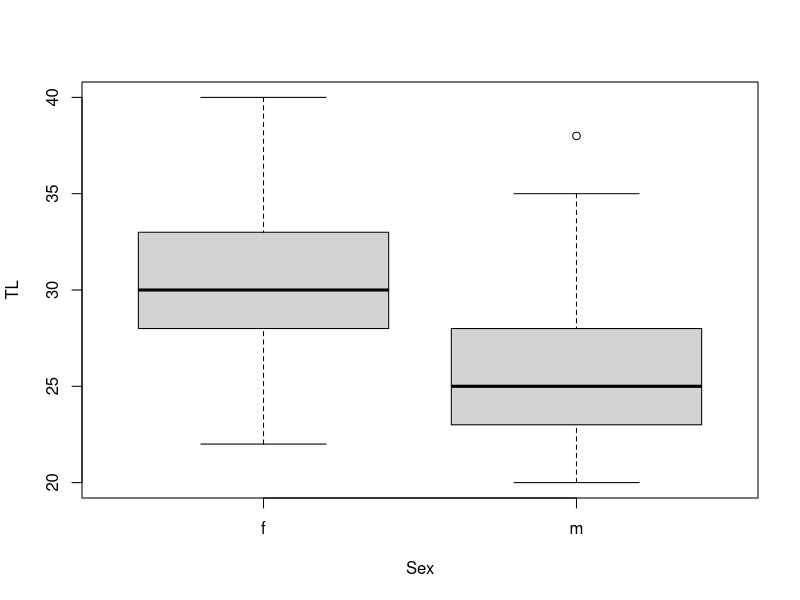

R code for this plot:
SRmain <- read.csv(file = "sting_master.csv", header = TRUE)
SRres <- read.csv(file = "sting_residency.csv", header = TRUE)
SRioa <- read.csv(file = "sting_ioa.csv", header = TRUE)
SRmain1m <- SRmain[SRmain$Survey == 1 & SRmain$Sex == "m" , ]
SRmain1m
M1 <- boxplot(TL ~ Sex, data = SRmain)
